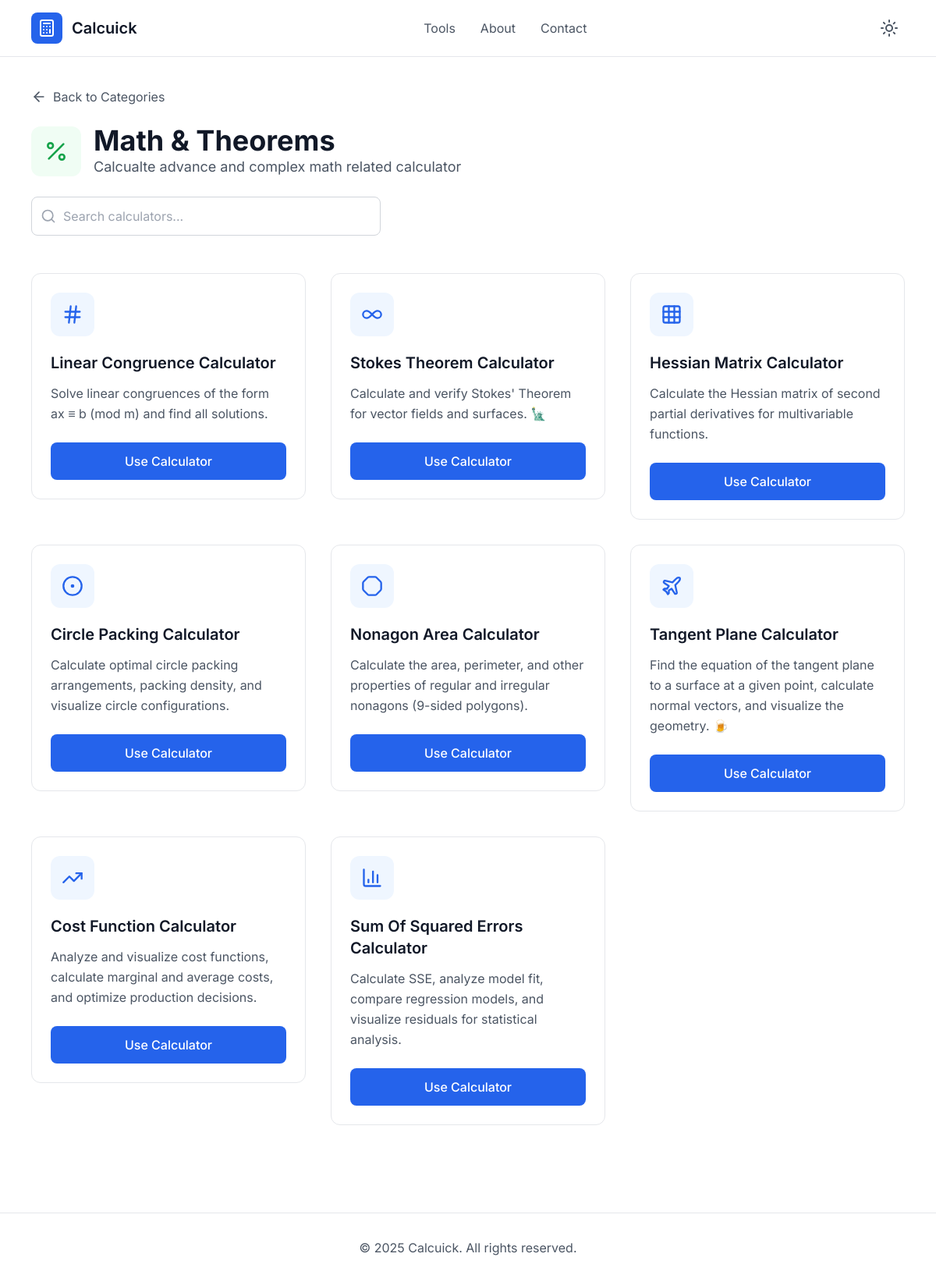
The page /category/math-and-theorems/ on the database its author committed.
### calculators/models.py (models this page shows, shortened)
class Category(models.Model):
    name = models.CharField(max_length=100)
    icon = models.CharField(max_length=50, blank=True)
    slug = models.SlugField(unique=True, null=True, blank=True)
    description = models.TextField(blank=True)

class Calculator(models.Model):
    category = models.ForeignKey(Category, on_delete=models.CASCADE, related_name='calculators')
    name = models.CharField(max_length=150)
    slug = models.SlugField(unique=True, blank=True)
    description = models.TextField(blank=True)
    template = models.CharField(max_length=150)
    icon = models.CharField(max_length=50, blank=True, null=True)

### calculators/views.py (the view)
# urls.py: path('category/<slug:slug>/', views.calculator_list, name='calculator_list'),
def calculator_list(request, slug):
    category = get_object_or_404(Category, slug=slug)
    calculators = category.calculators.all()
    return render(request, 'calculators/calculator_list.html', {'category': category, 'calculators': calculators})

### calculators/templates/calculators/calculator_list.html (shortened to what this page needs)
{% extends 'base.html' %}
{% block body %}
    <main class="max-w-6xl mx-auto px-4 py-8">
        <div class="mb-6">
            <button onclick="window.history.back()" class="flex items-center space-x-2 text-gray-600 dark:text-gray-300 hover:text-gray-900 dark:hover:text-white transition-colors">
                <i data-lucide="arrow-left" class="w-5 h-5"></i>
                <span>Back to Categories</span>
            </button>
        </div>
        <div class="mb-12">
            <div class="flex items-center space-x-4 mb-6">
                <div class="w-16 h-16 bg-green-50 dark:bg-green-900/30 rounded-xl flex items-center justify-center">
                    <i data-lucide="{{category.icon}}" class="w-8 h-8 text-green-600 dark:text-green-400"></i>
                </div>
                <div>
                    <h1 class="text-3xl md:text-4xl font-bold text-gray-900 dark:text-white">{{ category.name }}</h1>
                    <p class="text-lg text-gray-600 dark:text-gray-300">
                        {{category.description}}
                    </p>
                </div>
            </div>
            <div class="max-w-md">
                <div class="relative">
                    <i data-lucide="search" class="absolute left-3 top-1/2 transform -translate-y-1/2 w-5 h-5 text-gray-400"></i>
                    <input type="text" id="search-input" placeholder="Search calculators..." class="w-full pl-10 pr-4 py-3 border border-gray-300 dark:border-gray-600 rounded-lg bg-white dark:bg-gray-800 text-gray-900 dark:text-white focus:outline-none focus:ring-2 focus:ring-blue-500 focus:border-transparent">
                </div>
            </div>
        </div>
        <div id="calculators-grid" class="grid grid-cols-1 md:grid-cols-2 lg:grid-cols-3 gap-8">
          {% for calculator in calculators %}
          <a href="{% url 'calculator_detail' calculator.slug %}">
            <div class="calculator-card bg-white dark:bg-gray-800 border border-gray-200 dark:border-gray-700 rounded-xl p-6 hover:shadow-lg hover:border-blue-300 dark:hover:border-blue-600 transition-all duration-300 group" data-name="loan calculator">
                <div class="w-14 h-14 bg-blue-50 dark:bg-blue-900/30 rounded-xl flex items-center justify-center mb-5 group-hover:bg-blue-100 dark:group-hover:bg-blue-900/50 transition-colors">
                    <i data-lucide="{{calculator.icon}}" class="w-7 h-7 text-blue-600 dark:text-blue-400"></i>
                </div>
                <h3 class="text-xl font-semibold text-gray-900 dark:text-white mb-3">{{calculator.name.title}}</h3>
                <p class="text-gray-600 dark:text-gray-300 mb-6 leading-relaxed">{{calculator.description}}</p>
                <button class="w-full bg-blue-600 hover:bg-blue-700 text-white py-3 rounded-lg font-medium transition-colors duration-200">
                    Use Calculator
                </button>
            </div>
          </a>
          {% endfor %}
        </div>
    </main>
{% endblock %}

### calculators/templates/base.html (style rules this page uses)
body { font-family: 'Inter', sans-serif; }

### rows shown on the page
Category: name "Math & Theorems", description "Calcualte advance and complex math related calculator"
Calculator: name "Linear Congruence Calculator", description "Solve linear congruences of the form ax ≡ b (mod m) and find all solutions."
Calculator: name "Stokes Theorem Calculator", description "Calculate and verify Stokes' Theorem for vector fields and surfaces. 🗽"
Calculator: name "Hessian Matrix Calculator", description "Calculate the Hessian matrix of second partial derivatives for multivariable functions."
Calculator: name "Circle Packing Calculator", description "Calculate optimal circle packing arrangements, packing density, and visualize circle configurations."
Calculator: name "Nonagon Area Calculator", description "Calculate the area, perimeter, and other properties of regular and irregular nonagons (9-sided polygons)."
Calculator: name "Tangent Plane Calculator", description "Find the equation of the tangent plane to a surface at a given point, calculate normal vectors, and visualize the geometry. 🍺"
Calculator: name "Cost Function Calculator", description "Analyze and visualize cost functions, calculate marginal and average costs, and optimize production decisions."
Calculator: name "Sum Of Squared Errors Calculator", description "Calculate SSE, analyze model fit, compare regression models, and visualize residuals for statistical analysis."
